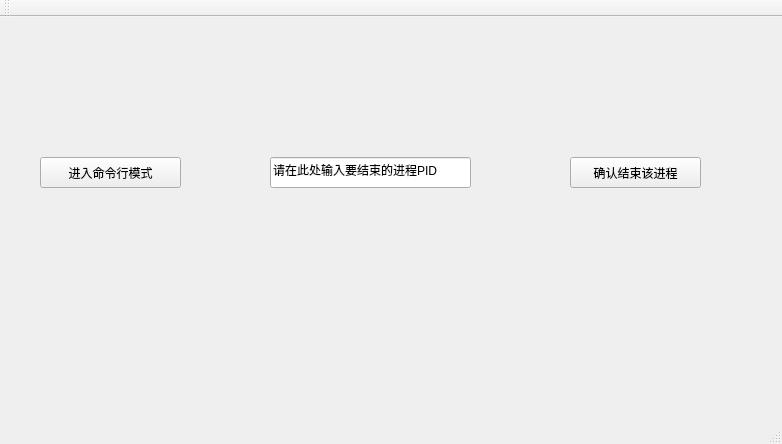
<?xml version="1.0" encoding="UTF-8"?>
<ui version="4.0">
 <class>MainWindow</class>
 <widget class="QMainWindow" name="MainWindow">
  <property name="geometry">
   <rect>
    <x>0</x>
    <y>0</y>
    <width>782</width>
    <height>444</height>
   </rect>
  </property>
  <property name="windowTitle">
   <string>MainWindow</string>
  </property>
  <widget class="QWidget" name="centralWidget">
   <widget class="QPushButton" name="pushButton">
    <property name="geometry">
     <rect>
      <x>570</x>
      <y>140</y>
      <width>131</width>
      <height>31</height>
     </rect>
    </property>
    <property name="text">
     <string>确认结束该进程</string>
    </property>
   </widget>
   <widget class="QLineEdit" name="lineEdit">
    <property name="geometry">
     <rect>
      <x>270</x>
      <y>140</y>
      <width>201</width>
      <height>31</height>
     </rect>
    </property>
    <property name="text">
     <string>请在此处输入要结束的进程PID</string>
    </property>
   </widget>
   <widget class="QPushButton" name="pushButton_2">
    <property name="geometry">
     <rect>
      <x>40</x>
      <y>140</y>
      <width>141</width>
      <height>31</height>
     </rect>
    </property>
    <property name="text">
     <string>进入命令行模式</string>
    </property>
   </widget>
  </widget>
  <widget class="QToolBar" name="mainToolBar">
   <attribute name="toolBarArea">
    <enum>TopToolBarArea</enum>
   </attribute>
   <attribute name="toolBarBreak">
    <bool>false</bool>
   </attribute>
  </widget>
  <widget class="QStatusBar" name="statusBar"/>
 </widget>
 <layoutdefault spacing="6" margin="11"/>
 <resources/>
 <connections/>
</ui>
